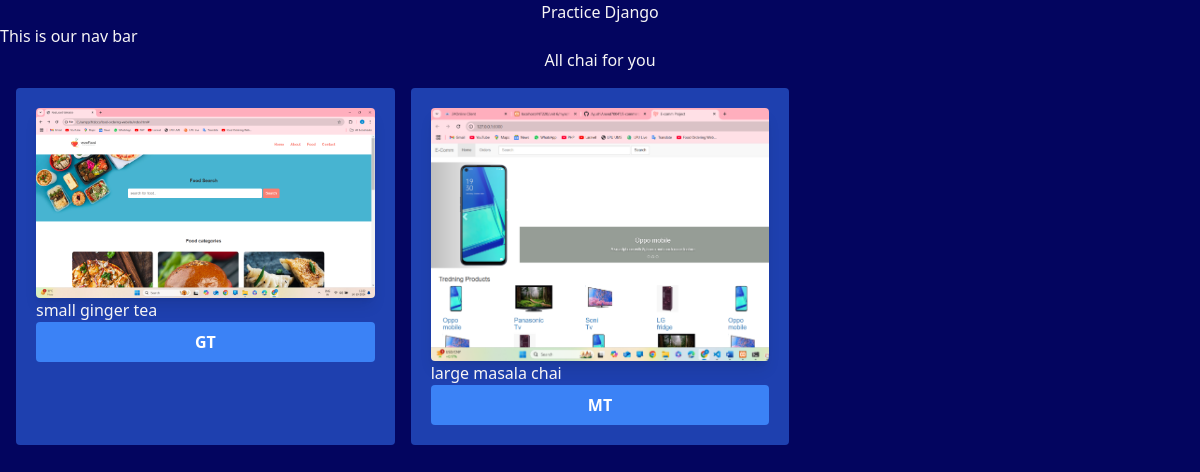
Page /practice/ on the earlier database version.
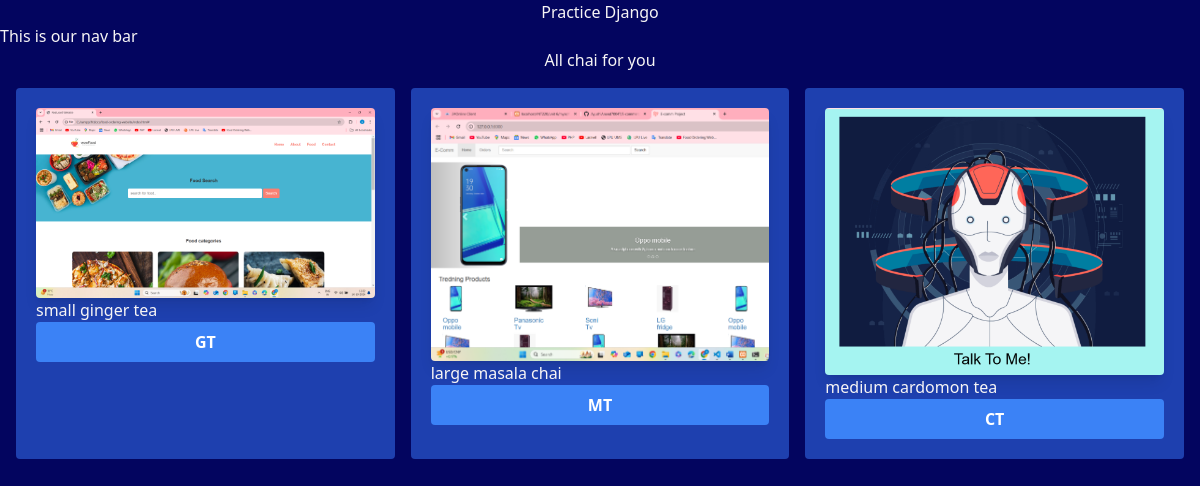
Same page on the later database version.
### practice/models.py (models this page shows, shortened)
class ChaiVarity(models.Model):
    CHAI_TYPE_CHOICES = [
        ('MT','Masala Tea'),
        ('AT','Adrak Tea'),
        ('GT','Green Tea'),
        ('CT','Cardamom Tea'),
        ('BT','Black Tea'),
    ]
    name = models.CharField(max_length=100)
    image = models.ImageField(upload_to='chais/')
    date_added = models.DateTimeField(default=timezone.now)
    type = models.CharField(max_length=2, choices=CHAI_TYPE_CHOICES)
    description = models.TextField(default='')

### practice/views.py (the view)
# urls.py: path('',views.all_practice, name='all_practice'),
def all_practice(request):
    chais = ChaiVarity.objects.all()
    return render(request, 'practice/all_practice.html',{'chais':chais})

### practice/templates/practice/all_practice.html (shortened to what this page needs)
{% extends "layout.html" %}
{% block content %}
<h1>All chai for you</h1>
<div class="grid grid-cols-3 gap-4 m-4">
    {% for chai in chais %}
    <div class="chai-item  bg-blue-800 p-5 rounded">
        <img class="rounded shadow-lg" src="{{ chai.image.url }}" alt="{{ chai.name }}" />
        <h3>{{ chai.name }}</h3>
        <a href="{% url 'chai_detail' chai.id %}">
            <button type="button" class="bg-blue-500 hover:bg-blue-700 text-white font-bold py-2 px-4 rounded w-[100%]">
                {{chai.type}}
            </button>
        </a>
    </div>
    {% endfor %}
</div>
{% endblock %}

### templates/layout.html (shortened to what this page needs)
{% load static tailwind_tags %}
{% load static %}
<!DOCTYPE html>
<html lang="en">
<head>
    <link rel="stylesheet" href="{% static 'style.css' %}">
    {% tailwind_css %}
</head>
<body>
    <h1>Practice Django</h1>
    <nav>
        This is our nav bar
    </nav>
    {% block content %} {% endblock %}
</body>
</html>

### static/style.css (style rules this page uses)
body { background-color: rgb(3, 5, 95); color: rgb(247, 245, 245); }
h1 { text-align: center; font-size: 2rem; }

Differences in the rows shown:
added ChaiVarity: image (picture), name "medium cardomon tea", type "CT"
